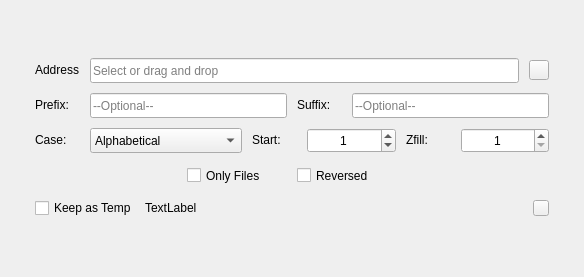
<?xml version="1.0" encoding="UTF-8"?>
<ui version="4.0">
 <class>Form</class>
 <widget class="QWidget" name="Form">
  <property name="geometry">
   <rect>
    <x>0</x>
    <y>0</y>
    <width>584</width>
    <height>277</height>
   </rect>
  </property>
  <property name="windowTitle">
   <string>Form</string>
  </property>
  <layout class="QGridLayout" name="gridLayout_2">
   <item row="0" column="0">
    <widget class="QWidget" name="widget" native="true">
     <property name="minimumSize">
      <size>
       <width>0</width>
       <height>251</height>
      </size>
     </property>
     <layout class="QGridLayout" name="gridLayout">
      <item row="1" column="0">
       <layout class="QVBoxLayout" name="verticalLayout">
        <property name="spacing">
         <number>10</number>
        </property>
        <property name="leftMargin">
         <number>15</number>
        </property>
        <property name="topMargin">
         <number>0</number>
        </property>
        <property name="rightMargin">
         <number>15</number>
        </property>
        <property name="bottomMargin">
         <number>0</number>
        </property>
        <item>
         <layout class="QHBoxLayout" name="horizontalLayout">
          <item>
           <widget class="QLabel" name="lbl_address">
            <property name="minimumSize">
             <size>
              <width>45</width>
              <height>20</height>
             </size>
            </property>
            <property name="maximumSize">
             <size>
              <width>45</width>
              <height>20</height>
             </size>
            </property>
            <property name="text">
             <string>Address:</string>
            </property>
           </widget>
          </item>
          <item>
           <widget class="QLineEdit" name="lineEdit_address">
            <property name="minimumSize">
             <size>
              <width>400</width>
              <height>25</height>
             </size>
            </property>
            <property name="placeholderText">
             <string>Select or drag and drop</string>
            </property>
            <property name="clearButtonEnabled">
             <bool>true</bool>
            </property>
           </widget>
          </item>
          <item>
           <widget class="QPushButton" name="btn_openDialog_address">
            <property name="minimumSize">
             <size>
              <width>20</width>
              <height>20</height>
             </size>
            </property>
            <property name="maximumSize">
             <size>
              <width>20</width>
              <height>20</height>
             </size>
            </property>
            <property name="text">
             <string/>
            </property>
            <property name="icon">
             <iconset resource="../deneme.qrc">
              <normaloff>:/yeniÖnek/fifsot_icons/open_file_dialog.png</normaloff>:/yeniÖnek/fifsot_icons/open_file_dialog.png</iconset>
            </property>
            <property name="iconSize">
             <size>
              <width>20</width>
              <height>20</height>
             </size>
            </property>
           </widget>
          </item>
         </layout>
        </item>
        <item>
         <layout class="QHBoxLayout" name="horizontalLayout_8">
          <item>
           <layout class="QHBoxLayout" name="horizontalLayout_2">
            <item>
             <widget class="QLabel" name="lbl_prefix">
              <property name="minimumSize">
               <size>
                <width>45</width>
                <height>20</height>
               </size>
              </property>
              <property name="maximumSize">
               <size>
                <width>45</width>
                <height>20</height>
               </size>
              </property>
              <property name="text">
               <string>Prefix:</string>
              </property>
             </widget>
            </item>
            <item>
             <widget class="QLineEdit" name="lineEdit_prefix">
              <property name="minimumSize">
               <size>
                <width>170</width>
                <height>25</height>
               </size>
              </property>
              <property name="placeholderText">
               <string>--Optional--</string>
              </property>
              <property name="clearButtonEnabled">
               <bool>true</bool>
              </property>
             </widget>
            </item>
           </layout>
          </item>
          <item>
           <layout class="QHBoxLayout" name="horizontalLayout_3">
            <item>
             <widget class="QLabel" name="lbl_suffix">
              <property name="minimumSize">
               <size>
                <width>45</width>
                <height>20</height>
               </size>
              </property>
              <property name="maximumSize">
               <size>
                <width>45</width>
                <height>20</height>
               </size>
              </property>
              <property name="text">
               <string>Suffix:</string>
              </property>
             </widget>
            </item>
            <item>
             <widget class="QLineEdit" name="lineEdit_suffix">
              <property name="minimumSize">
               <size>
                <width>168</width>
                <height>25</height>
               </size>
              </property>
              <property name="placeholderText">
               <string>--Optional--</string>
              </property>
              <property name="clearButtonEnabled">
               <bool>true</bool>
              </property>
             </widget>
            </item>
           </layout>
          </item>
         </layout>
        </item>
        <item>
         <layout class="QHBoxLayout" name="horizontalLayout_9">
          <item>
           <layout class="QHBoxLayout" name="horizontalLayout_4">
            <item>
             <widget class="QLabel" name="lbl_case">
              <property name="minimumSize">
               <size>
                <width>45</width>
                <height>20</height>
               </size>
              </property>
              <property name="maximumSize">
               <size>
                <width>45</width>
                <height>20</height>
               </size>
              </property>
              <property name="text">
               <string>Case:</string>
              </property>
             </widget>
            </item>
            <item>
             <widget class="QComboBox" name="comboBox_case">
              <property name="minimumSize">
               <size>
                <width>130</width>
                <height>25</height>
               </size>
              </property>
              <item>
               <property name="text">
                <string>Alphabetical</string>
               </property>
              </item>
              <item>
               <property name="text">
                <string>Creation Time</string>
               </property>
              </item>
              <item>
               <property name="text">
                <string>Last Modification Time</string>
               </property>
              </item>
              <item>
               <property name="text">
                <string>Last Access Time</string>
               </property>
              </item>
              <item>
               <property name="text">
                <string>File Size</string>
               </property>
              </item>
             </widget>
            </item>
           </layout>
          </item>
          <item>
           <layout class="QHBoxLayout" name="horizontalLayout_5">
            <item>
             <widget class="QLabel" name="lbl_start">
              <property name="minimumSize">
               <size>
                <width>45</width>
                <height>20</height>
               </size>
              </property>
              <property name="maximumSize">
               <size>
                <width>45</width>
                <height>20</height>
               </size>
              </property>
              <property name="text">
               <string>Start:</string>
              </property>
             </widget>
            </item>
            <item>
             <widget class="QSpinBox" name="spinBox_start">
              <property name="minimumSize">
               <size>
                <width>74</width>
                <height>25</height>
               </size>
              </property>
              <property name="alignment">
               <set>Qt::AlignCenter</set>
              </property>
              <property name="maximum">
               <number>1000000</number>
              </property>
              <property name="value">
               <number>1</number>
              </property>
             </widget>
            </item>
           </layout>
          </item>
          <item>
           <layout class="QHBoxLayout" name="horizontalLayout_6">
            <item>
             <widget class="QLabel" name="lbl_zfill">
              <property name="minimumSize">
               <size>
                <width>45</width>
                <height>20</height>
               </size>
              </property>
              <property name="maximumSize">
               <size>
                <width>45</width>
                <height>20</height>
               </size>
              </property>
              <property name="text">
               <string>Zfill:</string>
              </property>
             </widget>
            </item>
            <item>
             <widget class="QSpinBox" name="spinBox_zfill">
              <property name="minimumSize">
               <size>
                <width>74</width>
                <height>25</height>
               </size>
              </property>
              <property name="alignment">
               <set>Qt::AlignCenter</set>
              </property>
              <property name="minimum">
               <number>1</number>
              </property>
              <property name="maximum">
               <number>7</number>
              </property>
             </widget>
            </item>
           </layout>
          </item>
         </layout>
        </item>
        <item>
         <layout class="QHBoxLayout" name="horizontalLayout_11">
          <item>
           <spacer name="horizontalSpacer">
            <property name="orientation">
             <enum>Qt::Horizontal</enum>
            </property>
            <property name="sizeHint" stdset="0">
             <size>
              <width>40</width>
              <height>20</height>
             </size>
            </property>
           </spacer>
          </item>
          <item>
           <widget class="QCheckBox" name="checkBox_onlyFiles">
            <property name="minimumSize">
             <size>
              <width>100</width>
              <height>25</height>
             </size>
            </property>
            <property name="text">
             <string>Only Files</string>
            </property>
           </widget>
          </item>
          <item>
           <widget class="QCheckBox" name="checkBox_reversed">
            <property name="minimumSize">
             <size>
              <width>100</width>
              <height>25</height>
             </size>
            </property>
            <property name="text">
             <string>Reversed</string>
            </property>
           </widget>
          </item>
          <item>
           <spacer name="horizontalSpacer_4">
            <property name="orientation">
             <enum>Qt::Horizontal</enum>
            </property>
            <property name="sizeHint" stdset="0">
             <size>
              <width>40</width>
              <height>20</height>
             </size>
            </property>
           </spacer>
          </item>
         </layout>
        </item>
        <item>
         <layout class="QHBoxLayout" name="horizontalLayout_10">
          <item>
           <widget class="QCheckBox" name="checkBox_keepAsTemp">
            <property name="minimumSize">
             <size>
              <width>100</width>
              <height>20</height>
             </size>
            </property>
            <property name="maximumSize">
             <size>
              <width>100</width>
              <height>20</height>
             </size>
            </property>
            <property name="text">
             <string>Keep as Temp</string>
            </property>
           </widget>
          </item>
          <item>
           <widget class="QLabel" name="lbl_tempID">
            <property name="minimumSize">
             <size>
              <width>320</width>
              <height>20</height>
             </size>
            </property>
            <property name="maximumSize">
             <size>
              <width>16777215</width>
              <height>20</height>
             </size>
            </property>
            <property name="text">
             <string>TextLabel</string>
            </property>
           </widget>
          </item>
          <item>
           <widget class="QPushButton" name="btn_copyTempID">
            <property name="minimumSize">
             <size>
              <width>16</width>
              <height>16</height>
             </size>
            </property>
            <property name="maximumSize">
             <size>
              <width>16</width>
              <height>16</height>
             </size>
            </property>
            <property name="text">
             <string/>
            </property>
            <property name="iconSize">
             <size>
              <width>16</width>
              <height>16</height>
             </size>
            </property>
           </widget>
          </item>
         </layout>
        </item>
       </layout>
      </item>
     </layout>
    </widget>
   </item>
  </layout>
 </widget>
 <resources>
  <include location="../deneme.qrc"/>
 </resources>
 <connections/>
</ui>
